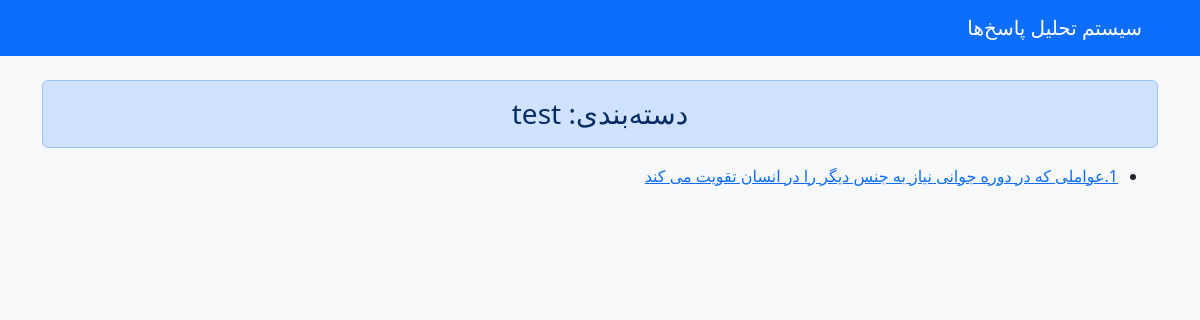
Page /catagory/test on the committed database.
### origin/models.py (models this page shows, shortened)
class Catagory(models.Model):
    title=models.CharField(max_length=200)
    slug=models.SlugField()
    status=models.BooleanField(default=True)

class Question(models.Model):
    title = models.CharField(max_length=200)
    keywords = models.TextField(help_text="کلمات کلیدی را با کاما جدا کنید")
    catagory=models.ManyToManyField(Catagory,related_name='questions',blank=True,null=True)

### origin/views.py (the view)
# urls.py: path('catagory/<slug:slug>', views.Question_List_By_Catagory, name='Question_List_By_Catagory'),
def Question_List_By_Catagory(request, slug):
    category = get_object_or_404(Catagory, slug=slug)
    questions = category.questions.all()  # Access related questions via ManyToManyField
    return render(request, "Question_List_By_Catagory.html", {"category": category, "questions": questions})

### templates/Question_List_By_Catagory.html
{% extends 'base.html' %}
{% block content %}
<h3 class="alert alert-primary text-center">دسته‌بندی: {{category.title}}</h3>
<ul>
{% for question in questions %}
    <li><a href="{% url 'answer' question.id %}" target="_blank">{{ question.title }}</a></li>
{% endfor %}
</ul>
{% endblock content %}

### templates/base.html (style rules this page uses)
body { background-color: #f8f9fa; font-family: 'Segoe UI', Tahoma, Geneva, Verdana, sans-serif; }

### rows in the picture
Catagory: title "test"
Question: title "1.عواملی که در دوره جوانی نیاز به جنس دیگر را در انسان تقویت می کند"
